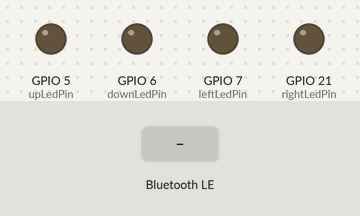
A program run on a simulated Seeed XIAO ESP32-C3. Parts: output pins drawn as LEDs (lit = HIGH). The test bench sets the inputs (shaded band). Nothing arrives over Bluetooth unless stated; a phone connects over Bluetooth LE 3 s after start.

Above: at 1.2 s.
1.3 s: Bluetooth LE write "UpOn" received
At 2.5 s:
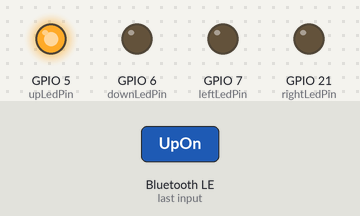
2.8 s: Bluetooth LE write "DownOn" received
At 3.7 s:
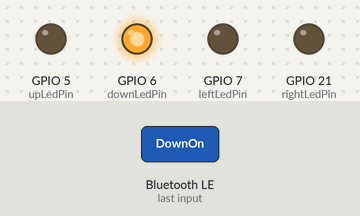
4.3 s: Bluetooth LE write "LeftOn" received
At 4.8 s:
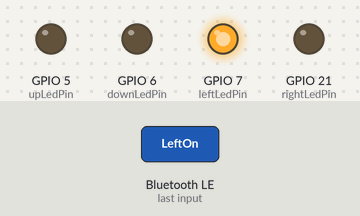
5.8 s: Bluetooth LE write "RightOn" received
At 7.0 s:
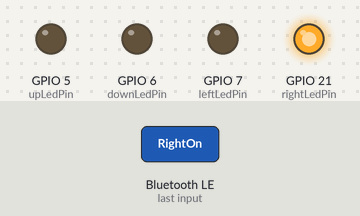
7.3 s: Bluetooth LE write "ToggleAllOn" received
At 8.2 s:
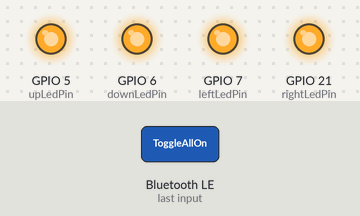
Timing chart, 0 to 9.8 s (numbered marks = the images above; inputs shaded):
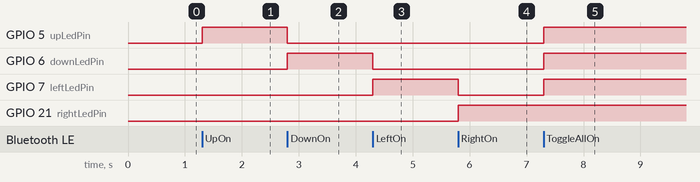

Measured:
- after the input at 1.3 s, GPIO 5 (upLedPin): LOW → HIGH at once
- after the input at 2.8 s, GPIO 5 (upLedPin): HIGH → LOW at once; GPIO 6 (downLedPin): LOW → HIGH at once
- after the input at 4.3 s, GPIO 6 (downLedPin): HIGH → LOW at once; GPIO 7 (leftLedPin): LOW → HIGH at once
- after the input at 5.8 s, GPIO 7 (leftLedPin): HIGH → LOW at once; GPIO 21 (rightLedPin): LOW → HIGH at once
- after the input at 7.3 s, GPIO 5 (upLedPin), GPIO 6 (downLedPin), GPIO 7 (leftLedPin): LOW → HIGH at once

The program:

main.cpp
```cpp
#include <Arduino.h>
#include <BLEDevice.h>
#include <BLEUtils.h>
#include <BLEServer.h>

// See the following for generating UUIDs:
// https://www.uuidgenerator.net/
#define DEVICE_NAME         "Baseball Card Grader Device"
#define SERVICE_UUID        "7123acc7-b24d-4eee-9c7f-ee6302637aef"
#define CHARACTERISTIC_UUID "8be0f272-b3be-4351-a3fc-d57341aa628e"

enum class Command {
  None,
  UpOn,
  DownOn,
  LeftOn,
  RightOn,
  ToggleAllOn
};

enum class Notification {
  LedOn,
  LedOff
};

// define led according to pin diagram in article
const int wakePin = D0;
const int upLedPin = D3;
const int downLedPin = D4;
const int leftLedPin = D5;
const int rightLedPin = D6;

const std::map<Command, int> commandToLedPin = {
  { Command::UpOn, upLedPin },
  { Command::DownOn, downLedPin },
  { Command::LeftOn, leftLedPin },
  { Command::RightOn, rightLedPin }
};

const std::vector<Command> pulseCommands = {
  Command::UpOn,
  Command::DownOn,
  Command::LeftOn,
  Command::RightOn
};

const std::map<Notification, std::string> notificationToString = {
  { Notification::LedOn, "LedOn" },
  { Notification::LedOff, "LedOff" }
};

const int oneSecond = 1000;
const int oneMinute = oneSecond * 60;
const int sleepTime = oneMinute * 2;

// function declarations
Command parseCommand(const std::string& value);
void setAllLedsOff();
void setAllLedsOn();
void goToSleep();
bool isPulseCommand(Command cmd);

// global variables
BLEAdvertising *pAdvertising = nullptr;
BLECharacteristic *pCharacteristic = nullptr;
unsigned long lastActivityTime = 0;

// callbacks for connecting and disconnecting BLE clients
class MyServerCallbacks: public BLEServerCallbacks {
    void onConnect(BLEServer* pServer) override {
        lastActivityTime = millis();
    }
    void onDisconnect(BLEServer* pServer) override {
        // Restart advertising so clients can reconnect
        if (pAdvertising) {
            pAdvertising->start();
        }
        lastActivityTime = millis();
    }
};

// callbacks for handling commands
class MyCharacteristicCallbacks: public BLECharacteristicCallbacks {
    void onWrite(BLECharacteristic *pCharacteristic) {
      std::string value = pCharacteristic->getValue();

      if (value.length() > 0) {
        Command command = parseCommand(value);

        if (isPulseCommand(command))
        {
          setAllLedsOff();
          auto entry = commandToLedPin.find(command);
          if (entry != commandToLedPin.end()) {
            digitalWrite(entry->second, HIGH);
            pCharacteristic->setValue(notificationToString.at(Notification::LedOn));
            pCharacteristic->notify();
          }
        }
        else if (command == Command::ToggleAllOn)
        {
          setAllLedsOn();
          pCharacteristic->setValue(notificationToString.at(Notification::LedOn));
          pCharacteristic->notify();
        }
        else if (command == Command::None)
        {
          setAllLedsOff();
          pCharacteristic->setValue(notificationToString.at(Notification::LedOff));
          pCharacteristic->notify();
        }
        lastActivityTime = millis();
      }
    }
};

Command parseCommand(const std::string& value) {
    if (value == "UpOn") return Command::UpOn;
    if (value == "DownOn") return Command::DownOn;
    if (value == "LeftOn") return Command::LeftOn;
    if (value == "RightOn") return Command::RightOn;
    if (value == "ToggleAllOn") return Command::ToggleAllOn;
    return Command::None;
}

void setAllLedsOff() {
  digitalWrite(upLedPin, LOW);
  digitalWrite(downLedPin, LOW);
  digitalWrite(leftLedPin, LOW);
  digitalWrite(rightLedPin, LOW);
}

void setAllLedsOn() {
  digitalWrite(upLedPin, HIGH);
  digitalWrite(downLedPin, HIGH);
  digitalWrite(leftLedPin, HIGH);
  digitalWrite(rightLedPin, HIGH);
}

bool isPulseCommand(Command cmd) {
  return std::find(pulseCommands.begin(), pulseCommands.end(), cmd) != pulseCommands.end();
}

void goToSleep() {
  setAllLedsOff();
  if (pAdvertising) pAdvertising->stop();
  esp_deep_sleep_enable_gpio_wakeup(BIT(wakePin), ESP_GPIO_WAKEUP_GPIO_LOW);
  esp_deep_sleep_start();
}

void setup() {
  Serial.begin(115200);

  // initialize digital pin led as an output
  pinMode(upLedPin, OUTPUT);
  pinMode(downLedPin, OUTPUT);
  pinMode(leftLedPin, OUTPUT);
  pinMode(rightLedPin, OUTPUT);

  // turn off all LEDs initially
  setAllLedsOff();

  BLEDevice::init(DEVICE_NAME);
  BLEServer *pServer = BLEDevice::createServer();
  pServer->setCallbacks(new MyServerCallbacks());

  BLEService *pService = pServer->createService(SERVICE_UUID);
  pCharacteristic = pService->createCharacteristic(
    CHARACTERISTIC_UUID,
    BLECharacteristic::PROPERTY_WRITE |
    BLECharacteristic::PROPERTY_NOTIFY
  );
  pCharacteristic->setCallbacks(new MyCharacteristicCallbacks());
  pService->start();

  pAdvertising = pServer->getAdvertising();
  pAdvertising->addServiceUUID(SERVICE_UUID);
  pAdvertising->start();

  lastActivityTime = millis();
}

void loop() {
  auto elapsedTime = millis() - lastActivityTime;
  if (elapsedTime > sleepTime) {
    goToSleep();
  }

  delay(10);
}
```
